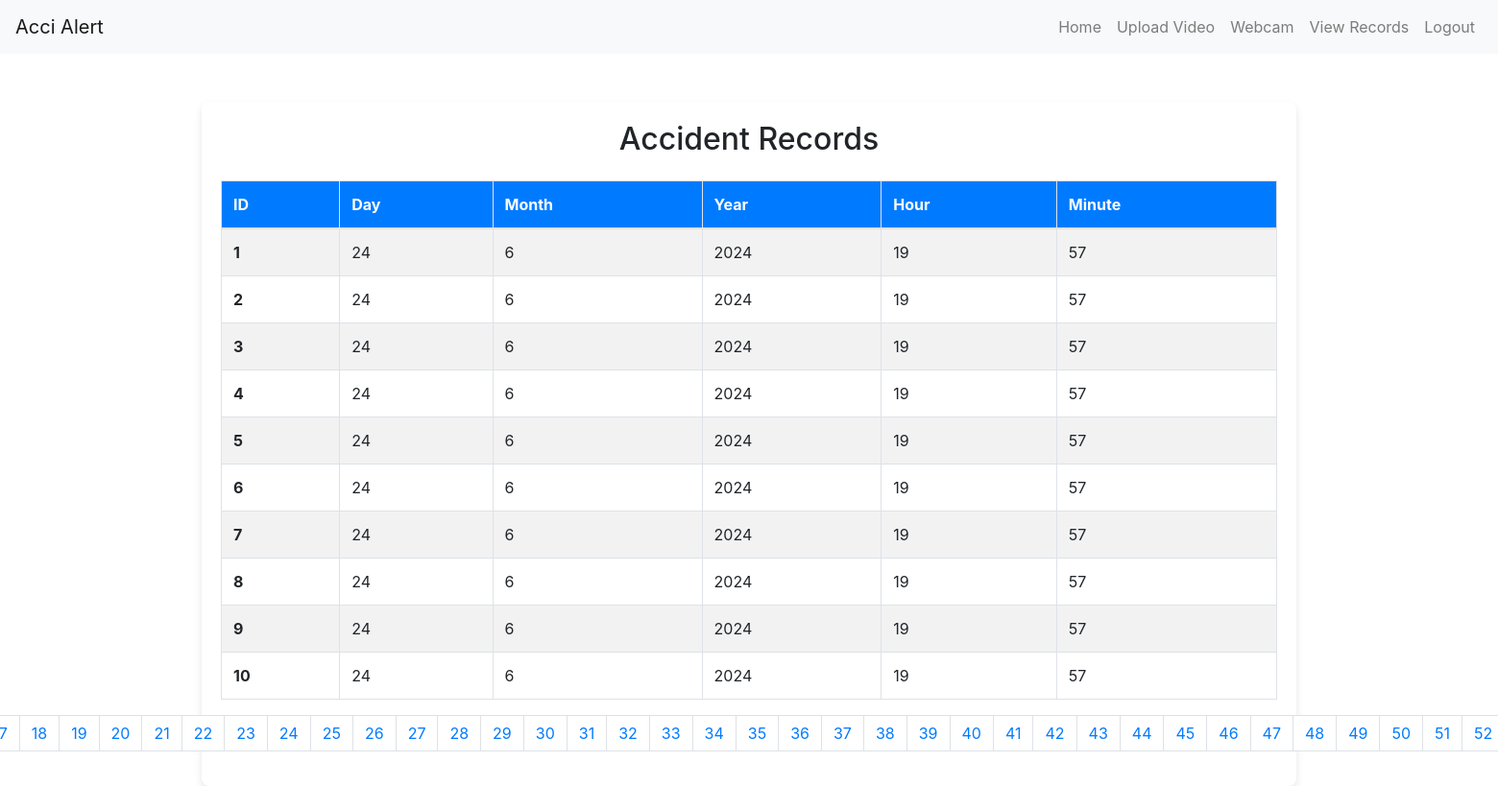
Screenshot of /view_records with the database file from the repository.
### database/models.py (models this page shows)
class Accident(db.Model):
    id = db.Column(db.Integer, primary_key=True)
    timestamp = db.Column(db.DateTime, nullable=False)

### app.py (the view)
@app.route("/view_records")
def view_records():
    page = request.args.get('page', 1, type=int)
    records = Accident.query.paginate(page=page, per_page=PER_PAGE)
    return render_template("view_records.html", records=records.items, page=page, total_pages=records.pages)

### app.py (called while the page is built)
def format_timestamp(timestamp, format_type):
    if format_type == 'year':
        return timestamp.year
    elif format_type == 'month':
        return timestamp.month
    elif format_type == 'day':
        return timestamp.day
    elif format_type == 'hour':
        return timestamp.hour
    elif format_type == 'minute':
        return timestamp.minute

@app.context_processor
def utility_processor():
    return {
        'format_timestamp': format_timestamp,
    }

### templates/view_records.html (shortened to what this page needs)
<!DOCTYPE html>
<html lang="en">
<head>
    <link href="https://stackpath.bootstrapcdn.com/bootstrap/4.5.2/css/bootstrap.min.css" rel="stylesheet">
</head>
<body>
    <nav class="navbar navbar-expand-lg navbar-light bg-light">
        <a class="navbar-brand" href="#">Acci Alert</a>
        <div class="collapse navbar-collapse" id="navbarNav">
            <ul class="navbar-nav ml-auto">
                <li class="nav-item">
                    <a class="nav-link" href="/">Home</a>
                </li>
                <li class="nav-item">
                    <a class="nav-link" href="/upload">Upload Video</a>
                </li>
                <li class="nav-item">
                    <a class="nav-link" href="/webcam">Webcam</a>
                </li>
                <li class="nav-item">
                    <a class="nav-link" href="/view_records">View Records</a>
                </li>
                <li class="nav-item">
                    <a class="nav-link" href="/logout">Logout</a>
                </li>
            </ul>
        </div>
    </nav>
    <div class="container content-container">
        <h2 class="text-center mb-4">Accident Records</h2>
        <table class="table table-striped table-bordered">
            <thead>
                <tr>
                    <th scope="col">ID</th>
                    <th scope="col">Day</th>
                    <th scope="col">Month</th>
                    <th scope="col">Year</th>
                    <th scope="col">Hour</th>
                    <th scope="col">Minute</th>
                </tr>
            </thead>
            <tbody>
                {% for record in records %}
                <tr>
                    <th scope="row">{{ record.id }}</th>
                    <td>{{ format_timestamp(record.timestamp, 'day') }}</td>
                    <td>{{ format_timestamp(record.timestamp, 'month') }}</td>
                    <td>{{ format_timestamp(record.timestamp, 'year') }}</td>
                    <td>{{ format_timestamp(record.timestamp, 'hour') }}</td>
                    <td>{{ format_timestamp(record.timestamp, 'minute') }}</td>
                </tr>
                {% endfor %}
            </tbody>
        </table>
        <nav aria-label="Page navigation example">
            <ul class="pagination justify-content-center">
                {% for p in range(1, total_pages + 1) %}
                <li class="page-item {% if p == page %}active{% endif %}">
                    <a class="page-link" href="?page={{ p }}">{{ p }}</a>
                </li>
                {% endfor %}
            </ul>
        </nav>
    </div>
</body>
</html>

### templates/view_records.html (style rules this page uses)
.content-container { margin-top: 50px; background-color: #fff; padding: 20px; border-radius: 8px; box-shadow: 0 4px 8px rgba(0, 0, 0, 0.1); animation: fadeIn 1.5s; }
.table thead th { background-color: #007bff; color: #fff; border-top: none; }
.pagination .page-link { color: #007bff; }

### rows the page displays
Accident: id "1", timestamp "24", timestamp "6", timestamp "2024", timestamp "19", timestamp "57"
Accident: id "2", timestamp "24", timestamp "6", timestamp "2024", timestamp "19", timestamp "57"
Accident: id "3", timestamp "24", timestamp "6", timestamp "2024", timestamp "19", timestamp "57"
Accident: id "4", timestamp "24", timestamp "6", timestamp "2024", timestamp "19", timestamp "57"
Accident: id "5", timestamp "24", timestamp "6", timestamp "2024", timestamp "19", timestamp "57"
Accident: id "6", timestamp "24", timestamp "6", timestamp "2024", timestamp "19", timestamp "57"
Accident: id "7", timestamp "24", timestamp "6", timestamp "2024", timestamp "19", timestamp "57"
Accident: id "8", timestamp "24", timestamp "6", timestamp "2024", timestamp "19", timestamp "57"
Accident: id "9", timestamp "24", timestamp "6", timestamp "2024", timestamp "19", timestamp "57"
Accident: id "10", timestamp "24", timestamp "6", timestamp "2024", timestamp "19", timestamp "57"

### other values shown
{{ p }} "18" "19" "20" "21" "22" "23" "24" "25" "26" "27" "28" "29" "30" "31" "32" "33" "34" "35" "36" "37" "38" "39" "40" "41" "42" "43" "44" "45" "46" "47" "48" "49" "50" "51" "52"
